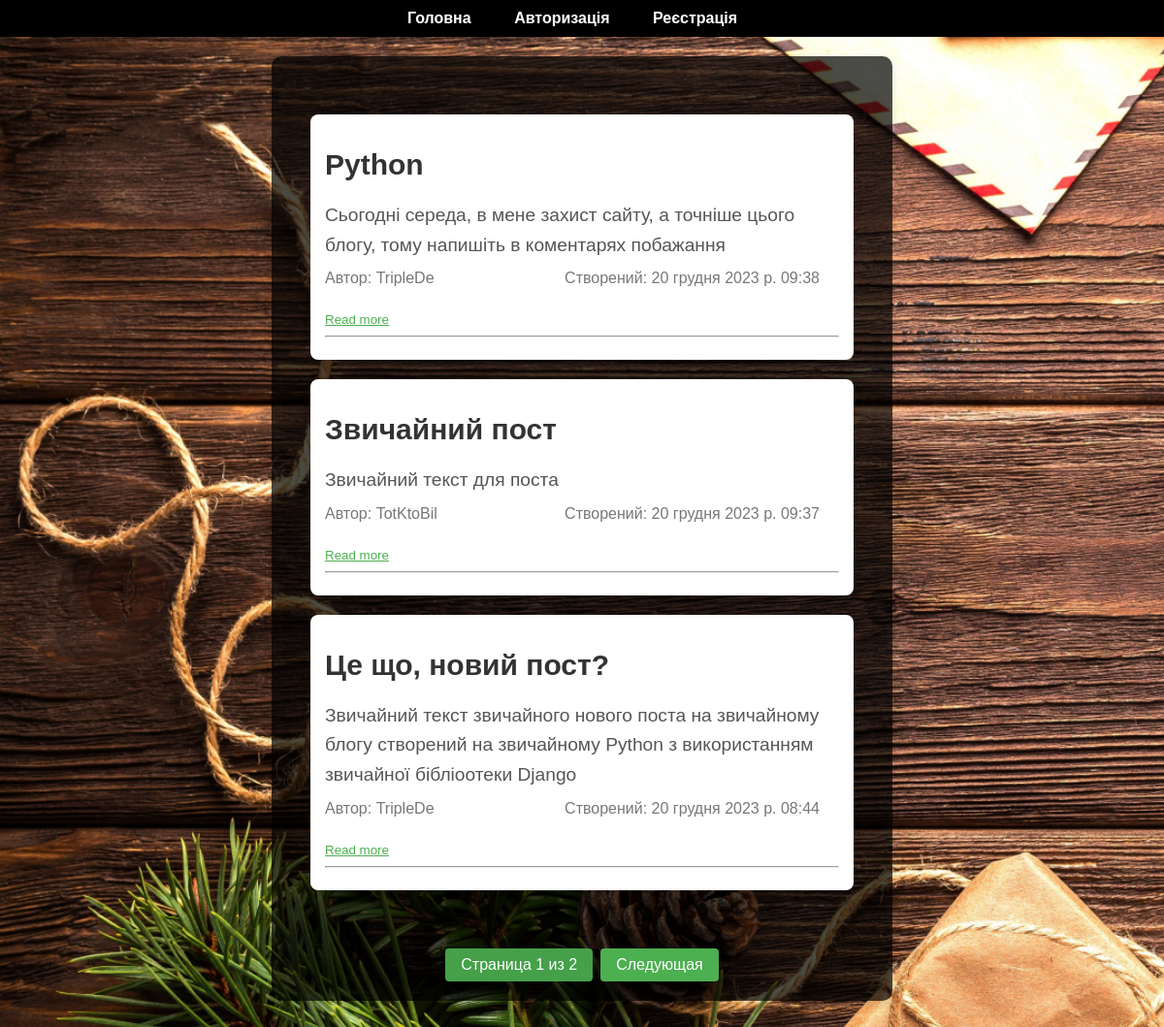
The app's page /, older data.
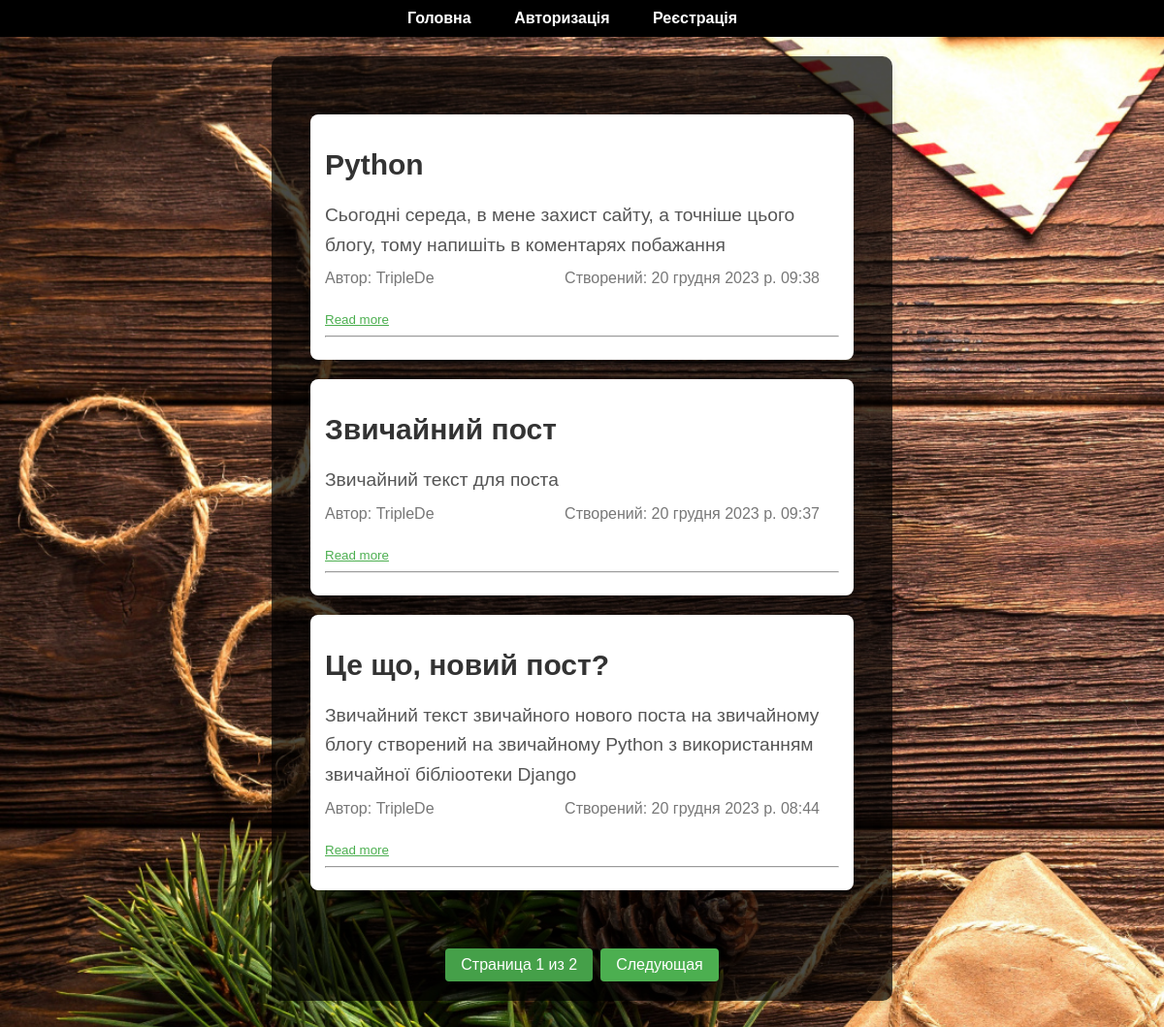
The same page, newer data.
### blog/models.py (models this page shows, shortened)
class Post(models.Model):
    title = models.CharField(max_length=200)
    content = models.TextField()
    created_at = models.DateTimeField(auto_now_add=True)
    author = models.ForeignKey(User, on_delete=models.CASCADE)

### blog/views.py (the view)
# urls.py: path('', post_list, name='post_list'),
def post_list(request):
    posts_list = Post.objects.all().order_by('-created_at')
    paginator = Paginator(posts_list, 3)
    page = request.GET.get('page')
    try:
        posts = paginator.page(page)
    except PageNotAnInteger:
        posts = paginator.page(1)
    except EmptyPage:
        posts = paginator.page(paginator.num_pages)
    return render(request, 'blog/post_list.html', {'posts': posts})

### blog/templates/blog/post_list.html (shortened to what this page needs)
{% extends 'blog/base.html' %}
{% block content %}
    <div class="post-list">
        {% if posts %}
            {% for post in posts %}
                <div class="post-summary">
                    <h2><a href="{% url 'post_detail' post.id %}" class="post-title">{{ post.title }}</a></h2>
                    <p class="post-content">{{ post.content|truncatechars:200 }}</p>
                    <p class="post-meta">
                        <span class="post-author">Автор: {{ post.author.username }}</span>
                        <span class="post-date">Створений: {{ post.created_at }}</span>
                    </p>
                    <button class="read-more-btn" data-content="{{ post.content }}">Read more</button>
                    <hr>
                </div>
            {% endfor %}
        {% else %}
            <p>Постів на даний час немає.</p>
        {% endif %}
    </div>
    <div class="pagination">
        <span class="step-links">
            <span class="current">Страница {{ posts.number }} из {{ posts.paginator.num_pages }}</span>
            {% if posts.has_next %}
                <a href="?page={{ posts.next_page_number }}">Следующая</a>
            {% endif %}
        </span>
    </div>
{% endblock %}

Row changes from the older to the newer data that the page shows:
changed Post "Звичайний пост": author.username "TotKtoBil" → "TripleDe"
